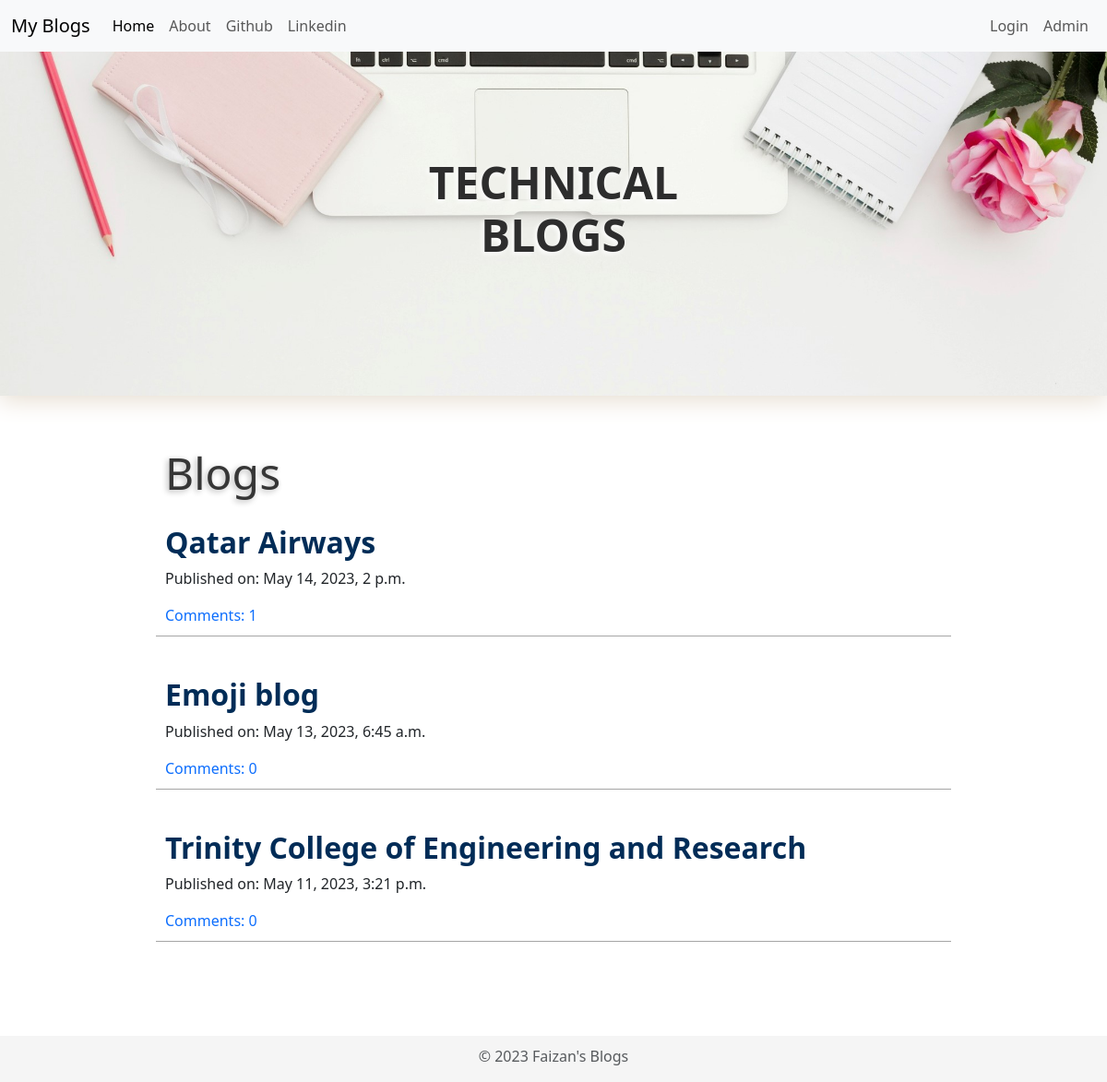
The page / on the database its author committed.
### blog/models.py (models this page shows, shortened)
class Post(models.Model):
    author = models.ForeignKey('auth.User' ,related_name='author_post', on_delete=models.CASCADE)
    title = models.CharField(max_length=100)
    text = RichTextField(blank = True, null=True)
    tz1 = pytz.timezone('Asia/Kolkata')
    current_time = timezone.now().astimezone(tz1)
    duration = timedelta(hours=5, minutes=30)
    current_date = current_time + duration
    created_date = models.DateTimeField(default=current_date)
    published_date = models.DateTimeField(blank=True, null=True)
    post_img = models.ImageField(upload_to='images', blank = True)
    def approve_comments(self):
        return self.comments.filter(approved_comment=True)

### blog/views.py (the view)
# urls.py: path('', views.PostList.as_view(), name='post_list'),
class PostList(ListView):
    model = Post
    def get_queryset(self):
        tz1 = pytz.timezone('Asia/Kolkata')
        current_time = timezone.now().astimezone(tz1)
        duration = timedelta(hours=5, minutes=30)
        current_date = current_time + duration
        return Post.objects.filter(published_date__lte =current_date).order_by('-published_date')

### blog/templates/blog/post_list.html
{% extends 'blog/base.html' %}
{% block body_block %}
{% load static %}
<div style="align-items: center; display: flex; box-shadow: 0px 4px 25px 1px rgb(230, 221, 208);">
    <div style="position: absolute; width: 100%; margin: 0px;">
        <div class="row text-center" style=" margin: 0px;
        text-align: center; justify-content: center; text-shadow: -2px 2px 5px rgb(255, 255, 255);">
            <div class="col-lg-4">
                <h1 class='blog-title' style="text-align: center; color: rgb(45, 45, 45);
                 font-size: 3em; font-weight: 350;"><strong>  TECHNICAL BLOGS</strong> </h1>
                <a href="#postinglist" style="text-decoration: none;"><img style="padding: 0.5em; "
                src="{% static 'photos/down-arrow1.png' %}" alt=""> </a>
            </div>
        </div>
    </div>
    <img style="width:100%;" src="{% static 'photos/blog_img2.jpg' %}" alt="blog image">
</div>
{% include 'blog/base2.html' %}
<div class="centerstage" id="postinglist">
    <div class="post-title2" style="font-size: 3em; font-weight: 500; margin-left: 10px;
    text-shadow: -2px 2px 6px rgb(183, 183, 183); color: rgb(54, 54, 54);">Blogs</div>
    {% for post in post_list %}
    <div class="post">
        <h2>
         <a class="post_title" href="{% url 'post_detail' pk=post.pk %}"> {{post.title}}</a>
        </h2>
        <div class="date">
            <p>Published on: {{post.published_date}}</p>
        </div>
        <a  class="post_comment" href="{% url 'post_detail' pk=post.pk %}"> Comments:
            {{ post.approve_comments.count}}
        </a>
    </div>
    <br>
    {% endfor %}
</div>
<div style="padding-bottom: 5em;"> </div>
{% include 'blog/base3.html' %}
{% endblock body_block %}

### blog/static/css/blog.css (style rules this page uses)
body { font-family:'Roboto' Serif ; }
.centerstage { margin-right: auto; margin-left: auto; padding: 1em; }
.post { margin-top: 10px; padding: 10px; border-bottom: 1px solid rgba(0, 0, 0, 0.352); }
.post_title { color: rgb(0, 44, 87); text-decoration: none; font-weight: 600; }
.post_comment { text-decoration: none; }
.post-title2 { font-size: 3em; }

### rows shown on the page
Post: title "Qatar Airways", published_date "May 14, 2023, 2 p.m.", approve_comments.count "1"
Post: title "Emoji blog", published_date "May 13, 2023, 6:45 a.m.", approve_comments.count "0"
Post: title "Trinity College of Engineering and Research", published_date "May 11, 2023, 3:21 p.m.", approve_comments.count "0"
